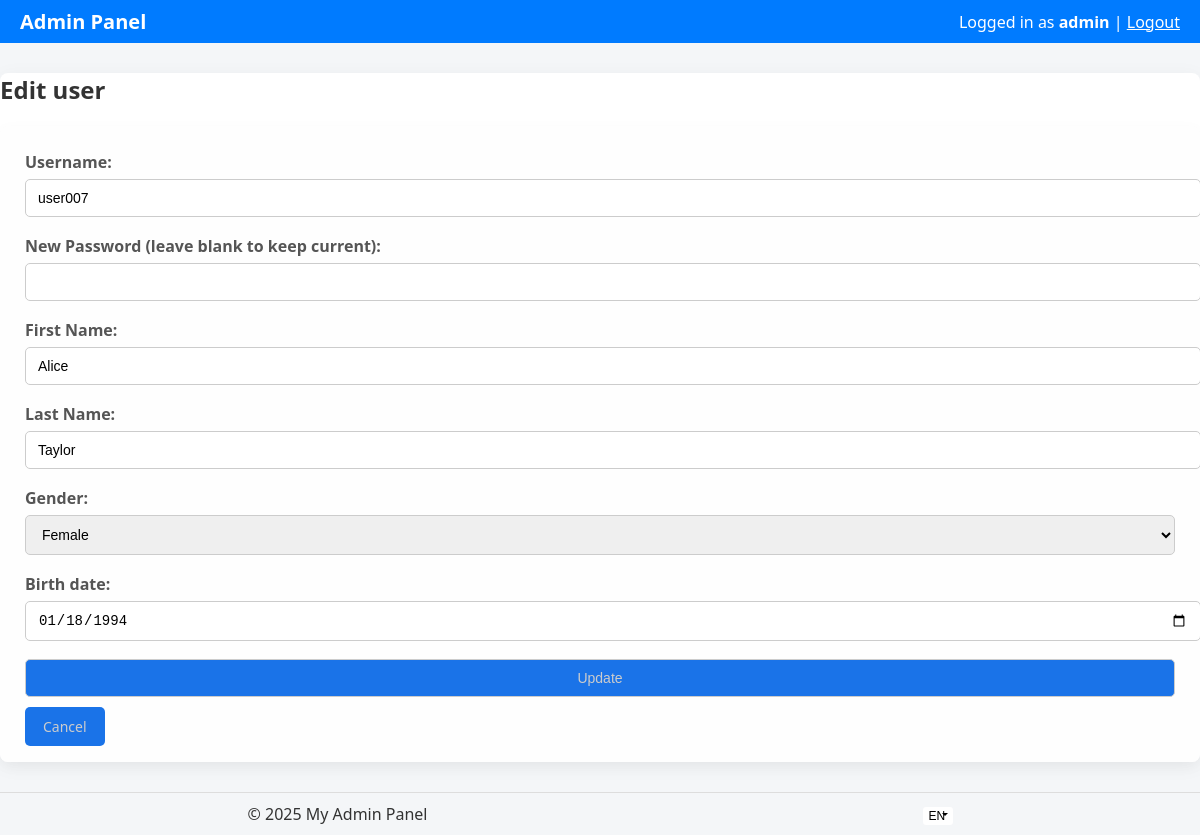
/user/form/7 (signed in), run on the app's committed database.
### tables this page shows
CREATE TABLE `users` (
  `id` int(11) UNSIGNED NOT NULL,
  `login` varchar(50) NOT NULL,
  `password` varchar(255) NOT NULL,
  `first_name` varchar(50) NOT NULL,
  `last_name` varchar(50) NOT NULL,
  `gender` enum('male','female') DEFAULT NULL,
  `birth_date` date DEFAULT NULL,
  `created_at` timestamp NOT NULL DEFAULT current_timestamp()
);

### src/services/Renderer.php (called while the page is built, shortened)
<?php
class Renderer
{
	public function render($controller, $view, $vars = [])
	{
		$file = $this->getViewFile($controller, $view);
		function text($name)
		{
			return Application::i()->translator()->get($name);
		}
		include $file;
	}
	private function getViewFile($controller, $view)
	{
		return __DIR__ . "/../views/{$controller}/{$view}.php";
	}
}

### src/controllers/UserController.php (called while the page is built, shortened)
<?php
class UserController
{
	private $userModel;
	public function __construct($app)
	{
		$this->userModel = new User($app->db());
	}
	public function form($id = null)
	{
		$isEdit = false;
		$user = null;
		if ($id) {
			$user = $this->userModel->getById($id);
			$isEdit = true;
		}
		$vars = ['user' => $user, 'isEdit' => $isEdit];
		Application::i()->renderer()->render('user', 'form', $vars);
	}
}

### src/Application.php (called while the page is built, shortened)
<?php
class Application extends Singleton
{
	private $translator;
	private $db;
	private $router;
	protected function __construct()
	{
		$this->translator = new Translator;
		$this->db = new Database(DB_HOST, DB_NAME, DB_USER, DB_PASS);
		$this->router = new Router($this);
	}
	public function translator()
	{
		return $this->translator;
	}
	public function db()
	{
		return $this->db;
	}
	public function start()
	{
		try
		{
			$this->db->connect();
			$this->router->handle(isset($_GET['route']) ? $_GET['route'] : 'user/listUsers');
		}
		catch (Exception $e) {
			echo 'Undefined exception: ' . $e->getMessage();
			exit;
		}
	}
}

### index.php (called while the page is built, shortened)
<?php
Application::i()->start();

### bootstrap/classes/Singleton.php (called while the page is built, shortened)
<?php
abstract class Singleton
{
	protected static $instances = [];
	public static function i()
	{
		$className = get_called_class();
		if (!isset(static::$instances[$className])) {
			static::$instances[$className] = new static();
		}
		return static::$instances[$className];
	}
}

### src/services/Translator.php (called while the page is built, shortened)
<?php
class Translator
{
	private $messages = [];
	public $available_langs = [];
	public function __construct()
	{
		$this->available_langs = $this->getAvailableLangs();
	}
	private function getAvailableLangs()
	{
		$res = [];
		foreach (glob(__DIR__ . "/../lang/*.php") as $v) {
			if ($p = realpath($v)) {
				$res[pathinfo($p, PATHINFO_FILENAME)] = $p;
			}
		}
		return $res;
	}
	public function loadDefaultLang()
	{
		$this->default_messages = $this->loadFile(DEFAULT_LANG);
	}
	public function hasLang($lang)
	{
		return isset($this->available_langs[$lang]);
	}
	private function loadFile($lang)
	{
		if ($this->hasLang($lang)) {
			$data = include $this->available_langs[$lang];
			if (is_array($data)) {
				return $data;
			}
		}
		return [];
	}
	public function get($key)
	{
		return $this->messages[$key] ?? $this->default_messages[$key] ?? $key;
	}
}

### src/lang/en.php (called while the page is built)
<?php
return [
	'admin_panel' => 'Admin Panel',
	'admin_login' => 'Admin Login',
	'username' => 'Username',
	'password' => 'Password',
	'login' => 'Login',
	'invalid_csrf' => 'Invalid CSRF token',
	'invalid_username_or_password' => 'Invalid username or password',
	'user_not_found' => 'User not found',
	'update_failed' => 'Update failed',
	'incorrect_pass' => 'Password must be at least 6 characters.',
	'add_new_user' => 'Add new user',
	'id' => 'ID',
	'first_name' => 'First Name',
	'last_name' => 'Last Name',
	'birth_date' => 'Birth date',
	'gender' => 'Gender',
	'actions' => 'Actions',
	'view' => 'View',
	'edit' => 'Edit',
	'delete' => 'Delete',
	'prev' => 'Prev',
	'next' => 'Next',
	'back_to_list' => 'Back to list',
	'cancel' => 'Cancel',
	'logged_in_as' => 'Logged in as',
	'logout' => 'Logout',
	'update' => 'Update',
	'male' => 'Male',
	'female' => 'Female',
	'select' => 'Select',
	'my_admin_panel' => 'My Admin Panel',
	'view_user' => 'View user',
	'user_list' => 'User list',
	'edit_user' => 'Edit user',
	'delete_user' => 'Delete user',
	'yes_delete' => 'Yes, Delete',
	'new_password_edit' => 'New Password (leave blank to keep current)',
	'are_you_sure_to_delete' => 'Are you sure you want to delete user',
	'add' => 'Add',
	'page_not_found' => 'Page not found',
	'no_users_found' => 'No users found',
	'duplicated_entry_user_err' => 'The user already exists',
	'invalid_first_name' => 'First name must be at least 3 characters',
	'invalid_last_name' => 'Last name must be at least 3 characters',
	'invalid_username' => 'Username must be at least 4 characters',
];

### src/models/User.php (called while the page is built, shortened)
<?php
class User
{
	private $db;
	private $table = 'users';
	public function __construct($db)
	{
		$this->db = $db;
	}
	public function getById($id)
	{
		$sql = "SELECT * FROM {$this->table} WHERE id = :id";
		return $this->db->fetch($sql, ['id' => $id]);
	}
}

### src/services/Database.php (called while the page is built, shortened)
<?php
class Database
{
	private $host;
	private $dbname;
	private $username;
	private $password;
	private $charset;
	private $pdo;
	private $options = [
		PDO::ATTR_ERRMODE => PDO::ERRMODE_EXCEPTION,
		PDO::ATTR_DEFAULT_FETCH_MODE => PDO::FETCH_ASSOC,
		PDO::ATTR_EMULATE_PREPARES => false,
	];
	public function __construct($host, $dbname, $username, $password, $charset = DB_CHARSET)
	{
		$this->host = $host;
		$this->dbname = $dbname;
		$this->username = $username;
		$this->password = $password;
		$this->charset = $charset;
	}
	public function connect()
	{
		try {
			$dsn = "mysql:host={$this->host};charset={$this->charset}";
			$this->pdo = new PDO($dsn, $this->username, $this->password, $this->options);
			$dsn = "mysql:host={$this->host};dbname={$this->dbname};charset={$this->charset}";
			$this->pdo = new PDO($dsn, $this->username, $this->password, $this->options);
		} catch (PDOException $e) {
			die("Database connection failed: " . $e->getMessage());
		}
	}
	private function createDatabaseIfNotExists()
	{
		$sql = "CREATE DATABASE IF NOT EXISTS " . $this->dbname;
		$this->pdo->exec($sql);
	}
	public function query($sql, $params = [])
	{
		$stmt = $this->pdo->prepare($sql);
		$stmt->execute($params);
		return $stmt;
	}
	public function fetch($sql, $params = [])
	{
		return $this->query($sql, $params)->fetch();
	}
}

### src/views/user/form.php (the view, shortened to what this page needs)
<?php include __DIR__ . '/../layout/header.php'; ?>
<h2><?= text($isEdit ? 'edit_user' : 'add_new_user') ?></h2>
<?php if (($user && $isEdit) || !$isEdit): ?>
<form method="post"  class="basic-form">
	<label for="login"><?= text('username') ?>:</label>
	<input type="text" name="login" id="login" value="<?= $isEdit ? htmlspecialchars($user['login']) : '' ?>" required>
	<label for="password"><?= text($isEdit ? 'new_password_edit' : 'password') ?>:</label>
	<input type="password" name="password" id="password" <?= $isEdit ? '' : 'required' ?>>
	<label for="first_name"><?= text('first_name') ?>:</label>
	<input type="text" name="first_name" id="first_name" value="<?= $isEdit ? htmlspecialchars($user['first_name']) : '' ?>" required>
	<label for="last_name"><?= text('last_name') ?>:</label>
	<input type="text" name="last_name" id="last_name" value="<?= $isEdit ? htmlspecialchars($user['last_name']) : '' ?>" required>
	<label for="gender"><?= text('gender') ?>:</label>
	<select name="gender" id="gender">
		<option value="female" <?= $isEdit && $user['gender'] === 'female' ? 'selected' : '' ?>><?= text('female') ?></option>
	</select>
	<label for="birth_date"><?= text('birth_date') ?>:</label>
	<input type="date" name="birth_date" id="birth_date" value="<?= $isEdit ? htmlspecialchars($user['birth_date']) : '' ?>">
	<input type="submit" value="<?= text($isEdit ? 'update' : 'add') ?>">
	<a href="<?= isset($_SESSION['previous_page']) ? htmlspecialchars($_SESSION['previous_page']) : '/user/listUsers' ?>" class="btn"><?= text('cancel') ?></a>
</form>
<?php endif; ?>
<?php include __DIR__ . '/../layout/footer.php'; ?>

### assets/css/style.css (style rules this page uses)
body { font-family: 'Segoe UI', Tahoma, Geneva, Verdana, sans-serif; background-color: #f4f6f8; margin: 0; padding: 0; color: #333; }
button, input[type="submit"], .btn { background-color: #1a73e8; color: #cccccc; border: none; padding: 10px 18px; border-radius: 5px; cursor: pointer; font-size: 14px; transition: background-color 0.2s, transform 0.1s; }
form.basic-form { background-color: #fefefe; padding: 25px; border-radius: 8px; box-shadow: 0 4px 15px rgba(0, 0, 0, 0.03); margin-bottom: 20px; }
form.basic-form label { display: block; margin-bottom: 6px; font-weight: 600; color: #555; }
form.basic-form input, form select, form textarea { width: 100%; padding: 10px 12px; margin-bottom: 18px; border: 1px solid #ccc; border-radius: 5px; font-size: 14px; transition: border-color 0.2s, box-shadow 0.2s; }
a { color: #1a73e8; text-decoration: none; transition: color 0.2s, text-decoration 0.2s; }

### data on the page
users: login "user007", first_name "Alice", last_name "Taylor", gender "Female", birth_date "01/18/1994"

### other printed values
text('admin_panel') "Admin Panel"
text('logged_in_as') "Logged in as"
$_SESSION['admin_username'] "admin"
text('logout') "Logout"
text($isEdit ? 'edit_user' : 'add_new_user') "Edit user"
text('username') "Username"
text($isEdit ? 'new_password_edit' : 'password') "New Password (leave blank to keep current)"
text('first_name') "First Name"
text('last_name') "Last Name"
text('gender') "Gender"
text('birth_date') "Birth date"
text('cancel') "Cancel"
text('my_admin_panel') "My Admin Panel"
form field lang "EN"
